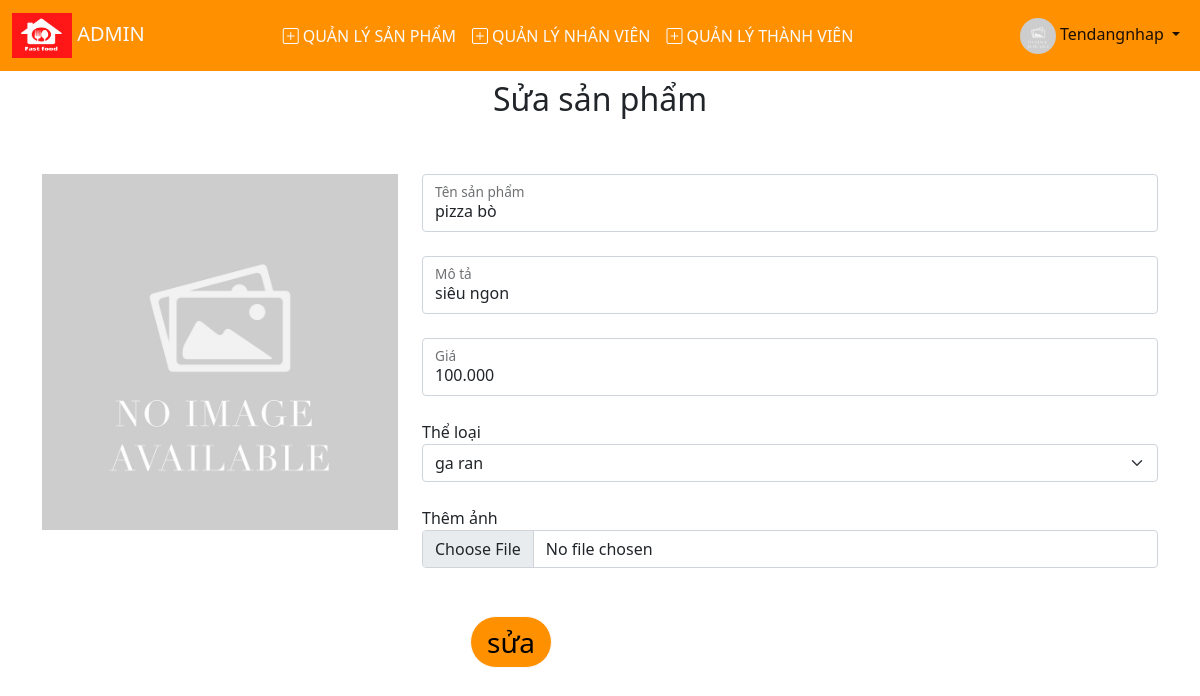
/admin/repair-product.php?id=8, run on the app's committed database.
### tables this page shows
CREATE TABLE `product` (
  `id_product` int(10) UNSIGNED NOT NULL,
  `name` varchar(100) NOT NULL,
  `description` varchar(255) NOT NULL,
  `price` varchar(255) NOT NULL,
  `image_name` varchar(255) NOT NULL,
  `id_category` int(10) UNSIGNED NOT NULL
);

### admin/repair-product.php (the view, shortened to what this page needs)
<!DOCTYPE html>
<html lang="en">
<head>
    <link rel="stylesheet" href="./css/style.css">
    <link href="https://cdn.jsdelivr.net/npm/bootstrap@5.1.3/dist/css/bootstrap.min.css" rel="stylesheet"
>
    <link rel="stylesheet" href="https://cdn.jsdelivr.net/npm/bootstrap-icons@1.8.1/font/bootstrap-icons.css">
</head>
<body>
    <div class="container-fluid">
        <div class="col-md-12">
            <nav class="navbar navbar-expand-lg navbar-light fixed-top" style="background-color:rgb(255, 145, 0)">
                <div class="container-fluid">
                    <a class="navbar-brand" href="#">
                        <img src="./img/logo.PNG" alt="" width="60" height="45">
                        <span class="navbar-brand mb-0 h1 text-light">ADMIN</span>
                    </a>
                    <div class="collapse navbar-collapse justify-content-md-center ms-5" id="navbarSupportedContent">
                        <ul class="navbar-nav">
                            <li class="nav-item">
                                <a class="nav-link active text-light" aria-current="page" href="index.php"><i
                                        class="bi bi-plus-square me-1"></i>QUẢN LÝ SẢN PHẨM</a>
                            </li>
                            <li class="nav-item">
                                <a class="nav-link active text-light" aria-current="page" href="#"><i
                                        class="bi bi-plus-square me-1"></i>QUẢN LÝ NHÂN VIÊN</a>
                            </li>
                            <li class="nav-item">
                                <a class="nav-link active text-light" aria-current="page" href="#"><i
                                        class="bi bi-plus-square me-1"></i>QUẢN LÝ THÀNH VIÊN</a>
                            </li>
                        </ul>
                    </div>
                    <div class="collapse navbar-collapse" id="navbarSupportedContent">
                        <ul class="navbar-nav ms-auto mb-2 mb-lg-0">
                            <li class="nav-item dropdown">
                                <a class="nav-link dropdown-toggle active" href="#" id="dropdown"
                                    data-bs-toggle="dropdown" aria-expanded="false"><img src="./img/no-image.jpg" alt=""
                                        class="rounded-circle" width="36" height="36">
                                    <span>Tendangnhap</span>
                                </a>
                            </li>
                        </ul>
                    </div>
                </div>
            </nav>
        </div>
    </div>
    <?php
                 $conn = mysqli_connect('localhost','root','','fastfood11');
    ?>
    <?php
    if(isset($_GET["id"])){
        $id = ($_GET["id"]);
    }
   ?>
<?php
 $sql = "SELECT * FROM product INNER JOIN category on product.id_category=category.id_category WHERE id_product = $id";
 $result = mysqli_query($conn,$sql);
 if(mysqli_num_rows($result) > 0){
   while($row = mysqli_fetch_assoc($result)){
     ?>
    <main class="main_product">
        <h2 class="text-center">Sửa sản phẩm</h2>
        <form class="container" action="" method="post" enctype="multipart/form-data">
            <div class="row">
            <div class="col-md-4">
                    <img src="./img/no-image.jpg" class="img-fluid mt-5" alt="" id="image">
                </div>
                <div class="col-md-8">
                    <div class="product_input mt-5">
                        <div class="form-floating mt-2 mb-3">
                            <input type="text" id="inputname" name="name" class="form-control" id="floatingInput"
                                 value="<?php echo $row['name'];?>">
                            <label for="floatingInput">Tên sản phẩm</label>
                        </div>
                        <div class="form-floating mt-4">
                            <input type="text" id="inputdescription" name="description" class="form-control"
                                id="floatingInput" value="<?php echo $row['description'];?>">
                            <label for="floatingInput">Mô tả</label>
                        </div>
                        <div class="form-floating mt-4">
                            <input type="text" id="inputprice" name="price" class="form-control" id="floatingInput"
                                value="<?php echo $row['price'];?>">
                            <label for="floatingInput">Giá</label>
                        </div>
                        <div class="mt-4">
                            <label for="disabledSelect">Thể loại</label>
                            <select id="disabledSelect" class="form-select" name="category">
                            <?php
                                $conn = mysqli_connect('localhost','root','','fastfood11');
                                $sql="SELECT * FROM category";
                                $result =mysqli_query($conn,$sql);
                                if($result>0){
                                    while($row =mysqli_fetch_assoc($result)){
                                        $id_category=$row["id_category"];
                                        $name_category=$row["name_category"];
                                        ?>
                                        <option value="<?php echo $id_category;?>"><?php echo $name_category;?></option>
                                        <?php
                                    }
                                }else{
                                        ?>
                                    <option value="0">No category</option>
                            <?php
                                }
                            ?>
                            </select>
                        </div>
                        <div class="mt-4">
                            <label for="file">Thêm ảnh</label>
                            <input type="file" name="myFile" class="form-control " id="file" onchange="choosefile(this)">
                        </div>
                        <input type="submit" name="sửa" value="sửa"
                            class="submit_product fs-3 pe-3 ps-3 mt-5 ms-5 pt-1 pb-1 rounded-pill border border-light"
                            style="background-color:rgb(255, 145, 0)">
                    </div>
                </div>
            </div>
        </form>
    </main>
    <?php
                            }}
                            ?>
</body>
</html>

### admin/css/style.css (style rules this page uses)
* { margin: 0; padding:0; }
.main_product { margin-top:80px; }

### data on the page
product: name "pizza bò", description "siêu ngon", price "100.000"

### other printed values
form field category "ga ran"
